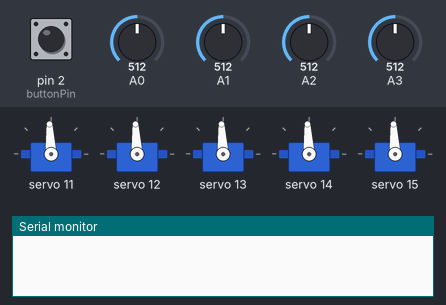
Bench run of a sketch on a simulated Arduino Uno, built with avr-gcc and run on an emulated ATmega328P. Parts: 5 × servo, the last lines printed to the serial monitor. Inputs (shaded band) come from the test bench; at power-on: pin 2 (buttonPin) HIGH, A0 = 512, A1 = 512, A2 = 512, A3 = 512.

Above: at 6.2 s.
6.3 s: pin 2 (buttonPin) pulled LOW for 0.15 s
At 6.43 s:
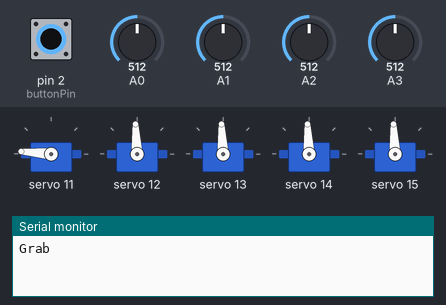
8.0 s: A0 set to 660
At 9.2 s:
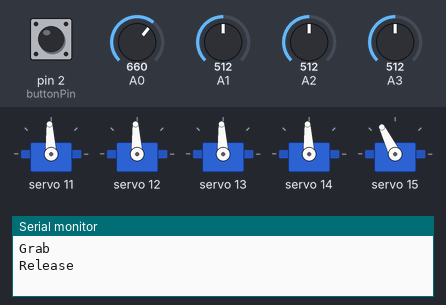
9.5 s: A1 set to 660
At 10.6 s:
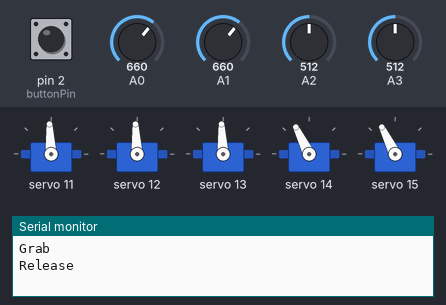
11.0 s: A2 set to 660
At 11.8 s:
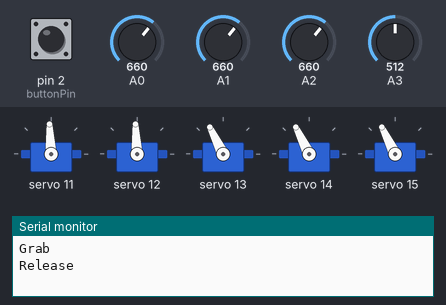
12.5 s: A3 set to 660
At 13.0 s:
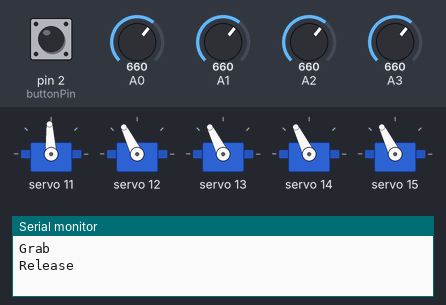
14.0 s: A0 set to 716
At 15.1 s:
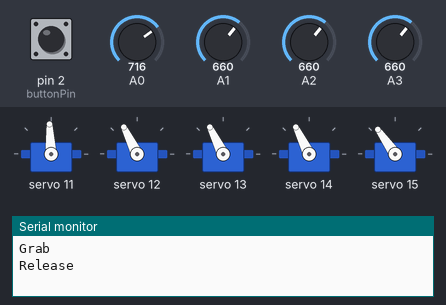
Timing chart, 0 to 16.5 s (numbered marks = the images above; inputs shaded):
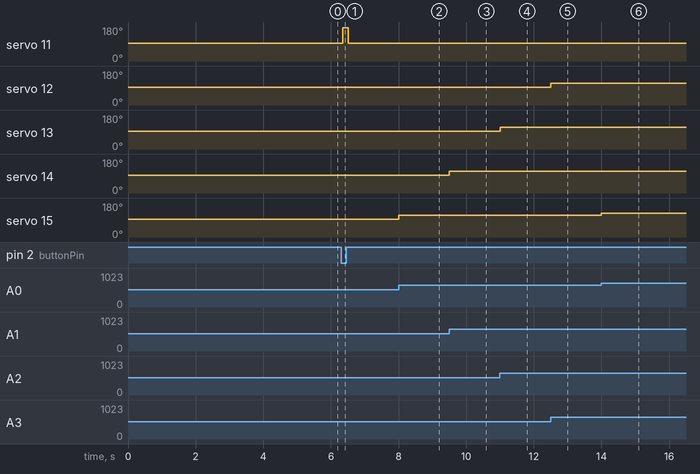

Measured:
- after the input at 6.3 s, servo 11: 93° → 175° after 0.06 s, → 93° 0.15 s later
- after the input at 8.0 s, servo 15: 93° → 116° at once
- after the input at 9.5 s, servo 14: 93° → 116° at once
- after the input at 11.0 s, servo 13: 93° → 116° at once
- after the input at 12.5 s, servo 12: 93° → 116° at once
- after the input at 14.0 s, servo 15: 116° → 125° at once

The sketch:

MinoCode.ino
```cpp
#include <Wire.h>
#include <Adafruit_PWMServoDriver.h>

#define MIN_PULSE_WIDTH       650
#define MAX_PULSE_WIDTH       2350
#define FREQUENCY             50
#define DEBOUNCE_DELAY        50

Adafruit_PWMServoDriver pwm = Adafruit_PWMServoDriver();

// Potentiometer pins
int potWrist = A3;
int potElbow = A2;
int potShoulder = A1;
int potBase = A0;

// Button pin (changed from pin 13 to avoid conflict)
int buttonPin = 2;  // Use digital pin 2 for button instead

// Servo channel assignments on PCA9685
int hand = 11;
int wrist = 12;
int elbow = 13;
int shoulder = 14;
int base = 15;

// Button debounce variables
int lastButtonState = HIGH;
int buttonState = HIGH;
unsigned long lastDebounceTime = 0;

void setup()
{
  delay(5000);  // Time to position controller

  pwm.begin();
  pwm.setPWMFreq(FREQUENCY);
  pwm.setPWM(hand, 0, pulseWidthToPWM(90));  // Close gripper initially

  pinMode(buttonPin, INPUT_PULLUP);  // Button pin with pullup

  Serial.begin(9600);
}

// Helper function to convert angle to PWM value
int pulseWidthToPWM(int angle)
{
  int pulse_wide = map(angle, 0, 180, MIN_PULSE_WIDTH, MAX_PULSE_WIDTH);
  int pulse_width = int(float(pulse_wide) / 1000000 * FREQUENCY * 4096);
  return pulse_width;
}

void moveMotor(int controlIn, int motorOut)
{
  int pulse_wide, pulse_width, potVal;

  potVal = analogRead(controlIn);  // Read potentiometer (0-1023)

  // FIXED: Corrected mapping - map FROM (0, 1023) TO pulse widths
  pulse_wide = map(potVal, 0, 1023, MIN_PULSE_WIDTH, MAX_PULSE_WIDTH);
  pulse_width = int(float(pulse_wide) / 1000000 * FREQUENCY * 4096);

  pwm.setPWM(motorOut, 0, pulse_width);
}

void loop()
{
  // Control all servo motors with potentiometers
  moveMotor(potWrist, wrist);
  moveMotor(potElbow, elbow);
  moveMotor(potShoulder, shoulder);
  moveMotor(potBase, base);

  // FIXED: Added button debounce logic
  int reading = digitalRead(buttonPin);

  if (reading != lastButtonState) {
    lastDebounceTime = millis();  // Reset debounce timer
  }

  if ((millis() - lastDebounceTime) > DEBOUNCE_DELAY) {
    // If reading has been stable for debounce delay
    if (reading != buttonState) {
      buttonState = reading;

      // Control gripper based on stable button state
      if (buttonState == LOW) {
        pwm.setPWM(hand, 0, pulseWidthToPWM(180));  // Close gripper
        Serial.println("Grab");
      }
      else {
        pwm.setPWM(hand, 0, pulseWidthToPWM(90));   // Open gripper
        Serial.println("Release");
      }
    }
  }

  lastButtonState = reading;
}
```
